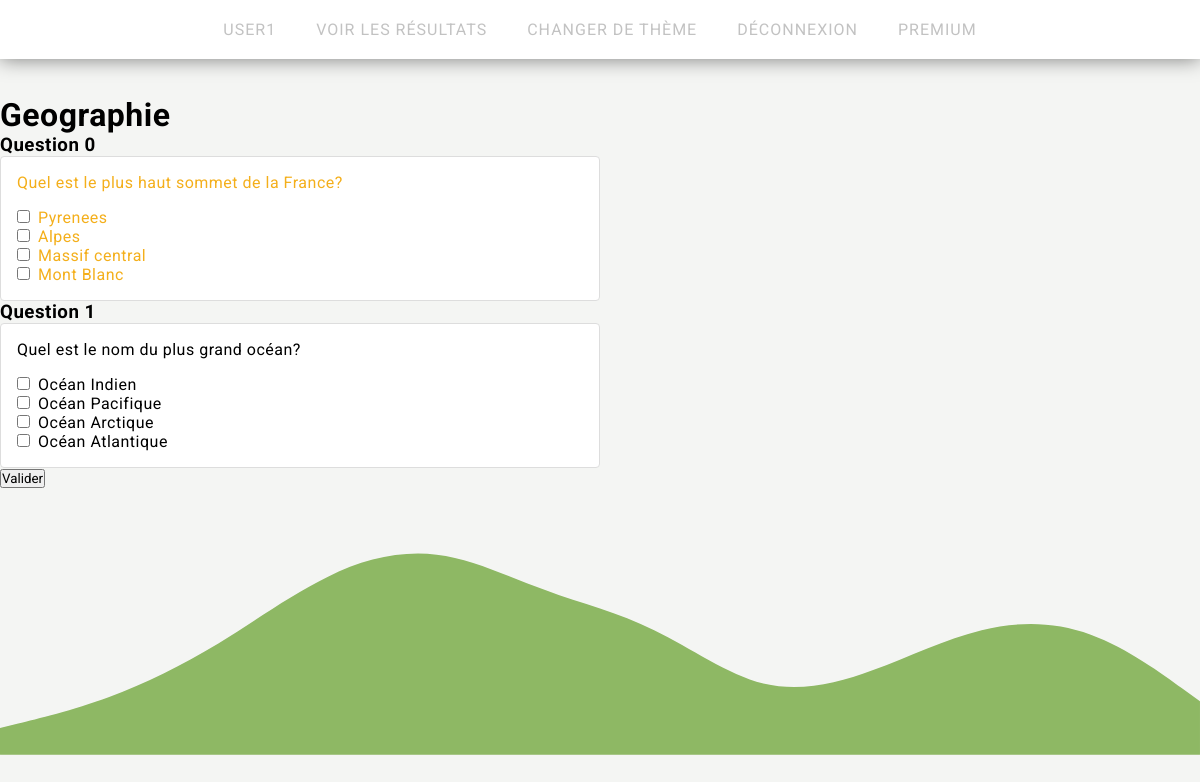
Screenshot of /index.php?action=quizz&theme=Geographie (signed in) with the database file from the repository.
### tables this page shows
CREATE TABLE
    QUESTIONS(
        id_question INT PRIMARY KEY auto_increment,
        premium BOOLEAN DEFAULT FALSE,
        interrogation VARCHAR(255),
        reponse VARCHAR(255),
        theme VARCHAR(42),
        propositions VARCHAR(255) DEFAULT " ",
        type VARCHAR(42),
        is_shown BOOLEAN DEFAULT true,
        FOREIGN KEY (theme) REFERENCES ref_THEMES(theme_name),
        FOREIGN KEY (type) REFERENCES ref_TYPES(type_name)
    );

### html/model/model.php (called while the page is built, shortened)
<?php
function checkLoged()
{
    return (isset($_SESSION['pseudo']) && $_SESSION['pseudo'] !== '') ? true : false;
}

### html/model/question.php (the view, shortened to what this page needs)
<?php
abstract class Question
{
    protected bool $ispremium;
    public function __construct($id, $interrogation, $reponse, $theme, $propositions, $type, $shown, $ispremium)
    {
        $this->interrogation = $interrogation;
        $this->reponse = $reponse;
        $this->propositions = $propositions;
        $this->type = $type;
        $this->ispremium = $ispremium;
    }
    public function isPremium()
    {
        return $this->ispremium;
    }
    public static function getQuestionByThemepremium($theme)
    {
        try {
            $db = connexion_to_bd();
            $query = $db->prepare("SELECT * FROM QUESTIONS WHERE theme = :theme and is_shown = 1");
            $query->execute(['theme' => $theme]);
            $questions = $query->fetchAll(PDO::FETCH_ASSOC);
            $tab = [];
            foreach ($questions as $question) {
                switch ($question['type']) {
                    case 'QCM':
                        array_push($tab, new QCM($question['id_question'], $question['interrogation'], $question['reponse'], $question['theme'], $question['propositions'], $question['type'], $question['is_shown'], boolval($question['premium'])));
                        break;
                    case 'QCT':
                        array_push($tab, new QCT($question['id_question'], $question['interrogation'], $question['reponse'], $question['theme'], '', $question['type'], $question['is_shown'], boolval($question['premium'])));
                        break;
                }
            }
            return $tab;
        } catch (PDOException $e) {
            return "Erreur : " . $e->getMessage();
        } finally {
            $db = null;
        }
    }
    public static function getQuestionAleatoire($theme, $nb)
    {
        $questions = Question::getQuestionByThemepremium($theme);
        $tab = [];
        for ($i = 0; $i < $nb; $i++) {
            $rand = rand(0, count($questions) - 1);
            array_push($tab, $questions[$rand]);
            unset($questions[$rand]);
            $questions = array_values($questions);
        }
        return $tab;
    }
}
class QCM extends Question
{
    public function display()
    {
        $propositions = explode("|", $this->propositions);
        $propositions = array_merge($propositions, $this->reponseToArray($this->reponse));
        $html = "<div class='question " . $this->type .  " " . strval($this->isPremium() ? 'premium' : '') . "'><p class='interrogation'>" . $this->interrogation . "</p>";
        shuffle($propositions);
        foreach ($propositions as $propositions) {
            $html .= "<input type='checkbox' class='reponse' name='reponse' value='" . $propositions . "'>" . $propositions . "<br>";
        }
        $html .= "</div>";
        return $html;
    }
    public function reponseToArray($reponse)
    {
        if (strpos($reponse, '|') !== false) {
            return explode('|', $reponse);
        } else {
            return [$reponse];
        }
    }
}

### html/index.php (shortened to what this page needs)
<?php
require_once('controllers/controller.php');
if (isset($_GET['action']) && $_GET['action'] !== '') {
    switch ($_GET['action']) {
        case 'quizz':
            quizz($_GET['theme']);
            break;
    }
} else {
    home();
}

### html/controllers/controller.php (shortened to what this page needs)
<?php
require_once('model/model.php');
require_once('model/question.php');
function quizz($theme)
{
    if (checkLoged()) {
        if (isPremium($_SESSION['pseudo'])) {
            $questions = Question::getQuestionAleatoire($theme, $_SESSION['nbQuestQuest']);
        } else {
            $questions = Question::getQuestionAleatoireLambda($theme, $_SESSION['nbQuestQuest']);
        }
        $questions = Question::getQuestionAleatoire($theme, 2);
        require('templates/quizz.php');
    } else {
        header("Location: index.php");
    }
}

### html/templates/quizz.php (shortened to what this page needs)
<!DOCTYPE html>
<html lang="en">
<head>
    <link rel="stylesheet" href="css/theme.css">
</head>
<body>
    <header>
        <?php require_once('templates/menu.php') ?>
    </header>
    <main>
        <h1><?php echo $theme ?> </h1>
        <div class="quizz">
            <form>
                <?php
                $i = 0;
                foreach ($questions as $question) {
                    echo "<h3>Question " . $i++ . "</h3>";
                    echo $question->display();
                }
                ?>
                <input type="button" value="Valider" onclick="getScore()">
            </form>
        </div>
    </main>
</body>
</html>

### html/templates/menu.php (shortened to what this page needs)
<?php
require_once('controllers/controller.php');
?>
<!DOCTYPE html>
<html lang="fr">
<head>
    <link rel="stylesheet" href="css/menu.css">
</head>
<body>
    <ul class="menu">
        <a class="" href="#"> <?php
                                echo $_SESSION['pseudo'];
                                ?></a>
        <a class="navbar_elem" href="#"> Voir les résultats</a>
        <a class="navbar_elem" href="index.php"> Changer de thème</a>
        <?php if (isset($_SESSION['pseudo'])) { ?>
            <a class="navbar_elem" href="index.php?action=logout"> Déconnexion</a>
            <?php
        } else { ?>
            <a class="navbar_elem" href="index.php?action=login"> Connexion</a>
        <?php } ?>
        <a href="index.php?action=paypal">premium</a>
    </ul>
</body>
</html>

### html/css/theme.css (style rules this page uses)
main { margin-top: 8%; }
.premium { color: #f4af1b; }
h1 { margin-top: 0; }
.question { background-color: #fff; border: 1px solid #ddd; border-radius: 0.25rem; padding: 1rem; width: 100%; max-width: 600px; }
.reponse { margin-right: 0.5rem; }
.reponse:valid { border-color: #8eb864; }
.interrogation { margin-top: 0; margin-bottom: 1rem; }
p { margin-top: 0; margin-bottom: 0.5rem; }

### html/css/menu.css (style rules this page uses)
* { margin: 0; padding: 0; box-sizing: border-box; font-family: 'Roboto', sans-serif; }
body { background-color: #f4f5f3; justify-content: center; align-items: center; letter-spacing: 0.5px; }
.menu { position: absolute; top: 0; width: 100%; display: flex; justify-content: center; background-color: #fff; padding: 20px 10px; box-shadow: 0 0 20px rgba(0,0,0,0.5); right: 0; }
.menu a { text-decoration: 0; text-transform: uppercase; letter-spacing: 1px; color: #9999; padding: 0 20px; transition: 0.5s; }

### rows the page displays
questions: theme "Geographie", interrogation "Quel est le nom du plus grand océan?", propositions "Océan Indien", propositions "Océan Pacifique", propositions "Océan Arctique", propositions "Océan Atlantique"
questions: interrogation "Quel est le plus haut sommet de la France?", propositions "Pyrenees", propositions "Alpes", propositions "Massif central", propositions "Mont Blanc"

### other values shown
$_SESSION['pseudo'] "USER1"
